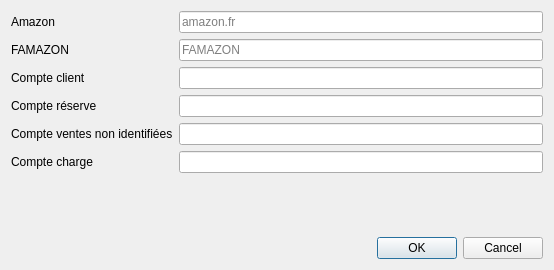
<?xml version="1.0" encoding="UTF-8"?>
<ui version="4.0">
 <class>DialogAddAccountAmazon</class>
 <widget class="QDialog" name="DialogAddAccountAmazon">
  <property name="geometry">
   <rect>
    <x>0</x>
    <y>0</y>
    <width>554</width>
    <height>270</height>
   </rect>
  </property>
  <property name="windowTitle">
   <string>Ajouter un amazon</string>
  </property>
  <layout class="QVBoxLayout" name="verticalLayout">
   <item>
    <layout class="QFormLayout" name="formLayout">
     <item row="0" column="0">
      <widget class="QLabel" name="label">
       <property name="text">
        <string>Amazon</string>
       </property>
      </widget>
     </item>
     <item row="2" column="0">
      <widget class="QLabel" name="label_2">
       <property name="text">
        <string>Compte client</string>
       </property>
      </widget>
     </item>
     <item row="3" column="0">
      <widget class="QLabel" name="label_3">
       <property name="text">
        <string>Compte réserve</string>
       </property>
      </widget>
     </item>
     <item row="4" column="0">
      <widget class="QLabel" name="label_4">
       <property name="text">
        <string>Compte ventes non identifiées</string>
       </property>
      </widget>
     </item>
     <item row="0" column="1">
      <widget class="QLineEdit" name="lineEditAmazon">
       <property name="placeholderText">
        <string>amazon.fr</string>
       </property>
      </widget>
     </item>
     <item row="2" column="1">
      <widget class="QLineEdit" name="lineEditCustomerAccount"/>
     </item>
     <item row="3" column="1">
      <widget class="QLineEdit" name="lineEditReserve"/>
     </item>
     <item row="4" column="1">
      <widget class="QLineEdit" name="lineEditSalesUnknown"/>
     </item>
     <item row="1" column="0">
      <widget class="QLabel" name="label_5">
       <property name="text">
        <string>FAMAZON</string>
       </property>
      </widget>
     </item>
     <item row="1" column="1">
      <widget class="QLineEdit" name="lineEditFAmazon">
       <property name="placeholderText">
        <string>FAMAZON</string>
       </property>
      </widget>
     </item>
     <item row="5" column="1">
      <widget class="QLineEdit" name="lineEditCharge"/>
     </item>
     <item row="5" column="0">
      <widget class="QLabel" name="label_6">
       <property name="text">
        <string>Compte charge</string>
       </property>
      </widget>
     </item>
    </layout>
   </item>
   <item>
    <widget class="QDialogButtonBox" name="buttonBox">
     <property name="orientation">
      <enum>Qt::Horizontal</enum>
     </property>
     <property name="standardButtons">
      <set>QDialogButtonBox::Cancel|QDialogButtonBox::Ok</set>
     </property>
    </widget>
   </item>
  </layout>
 </widget>
 <tabstops>
  <tabstop>lineEditAmazon</tabstop>
  <tabstop>lineEditFAmazon</tabstop>
  <tabstop>lineEditCustomerAccount</tabstop>
  <tabstop>lineEditReserve</tabstop>
  <tabstop>lineEditSalesUnknown</tabstop>
  <tabstop>lineEditCharge</tabstop>
 </tabstops>
 <resources/>
 <connections>
  <connection>
   <sender>buttonBox</sender>
   <signal>accepted()</signal>
   <receiver>DialogAddAccountAmazon</receiver>
   <slot>accept()</slot>
   <hints>
    <hint type="sourcelabel">
     <x>248</x>
     <y>254</y>
    </hint>
    <hint type="destinationlabel">
     <x>157</x>
     <y>274</y>
    </hint>
   </hints>
  </connection>
  <connection>
   <sender>buttonBox</sender>
   <signal>rejected()</signal>
   <receiver>DialogAddAccountAmazon</receiver>
   <slot>reject()</slot>
   <hints>
    <hint type="sourcelabel">
     <x>316</x>
     <y>260</y>
    </hint>
    <hint type="destinationlabel">
     <x>286</x>
     <y>274</y>
    </hint>
   </hints>
  </connection>
 </connections>
</ui>
